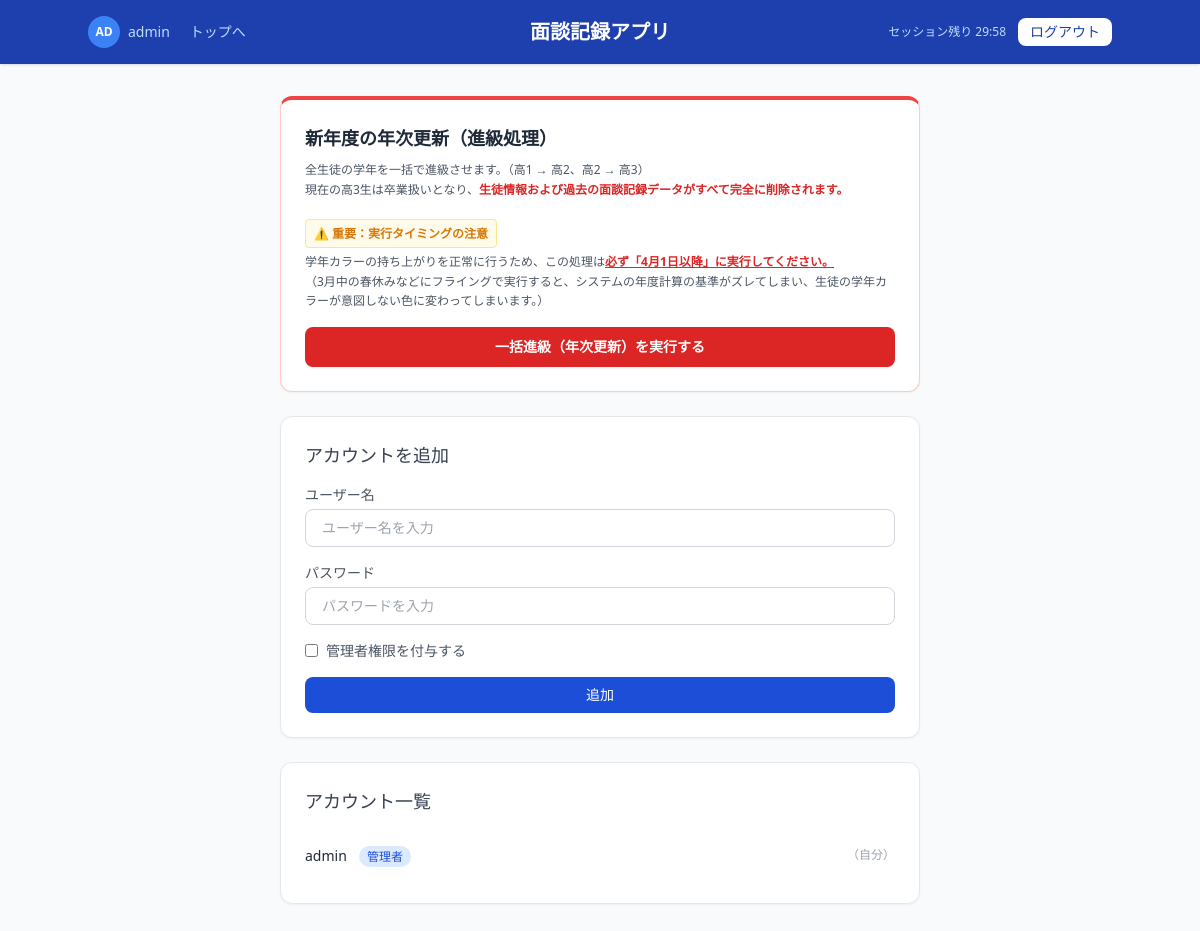
The page /admin (signed in) on the database its author committed.
### app.py (models this page shows, shortened)
class User(UserMixin, db.Model):
    id = db.Column(db.Integer, primary_key=True)
    code = db.Column(db.String(50), unique=True, nullable=False)
    password_hash = db.Column(db.String(200), nullable=False)
    is_admin = db.Column(db.Boolean, default=False)

### app.py (the view)
@app.route('/admin')
@login_required
def admin():
    if not current_user.is_admin:
        flash('管理者のみアクセスできます', 'error')
        return redirect(url_for('index'))
    users = User.query.all()
    return render_template('admin.html', users=users)

### app.py (called while the page is built)
@login_manager.user_loader
def load_user(user_id):
    return User.query.get(int(user_id))

### templates/admin.html (shortened to what this page needs)
<!DOCTYPE html>
<html lang="ja">
<head>
    <script src="https://cdn.tailwindcss.com"></script>
</head>
<body class="bg-gray-50 min-h-screen">
    <header class="bg-blue-800 text-white px-6 py-4 shadow">
        <div class="flex items-center justify-between max-w-5xl mx-auto">
            <div class="flex items-center gap-3">
                <a href="/change_password" class="flex items-center gap-2 hover:opacity-80">
                    <div class="w-8 h-8 rounded-full bg-blue-500 flex items-center justify-center text-xs font-semibold">
                        {{ current_user.code[:2].upper() }}
                    </div>
                    <span class="text-sm text-blue-200">{{ current_user.code }}</span>
                </a>
                <a href="/" class="text-sm text-blue-200 hover:text-white ml-2">トップへ</a>
            </div>
            <h1 class="text-xl font-semibold absolute left-1/2 transform -translate-x-1/2">面談記録アプリ</h1>
            <div class="flex items-center gap-3">
                <span id="session-timer" class="text-xs text-blue-200"></span>
                <a href="/logout" class="text-sm bg-white text-blue-800 px-3 py-1 rounded-lg hover:bg-blue-50 transition font-medium">ログアウト</a>
            </div>
        </div>
    </header>
    <main class="max-w-2xl mx-auto px-4 py-8">
        <div class="bg-white rounded-xl shadow-sm border border-red-200 p-6 mb-6 border-t-4 border-t-red-500">
            <h2 class="text-lg font-bold text-gray-800 mb-2">新年度の年次更新（進級処理）</h2>
            <p class="text-xs text-gray-600 mb-4 leading-relaxed">
                全生徒の学年を一括で進級させます。（高1 → 高2、高2 → 高3）<br>
                現在の高3生は卒業扱いとなり、<span class="text-red-600 font-bold">生徒情報および過去の面談記録データがすべて完全に削除されます。</span><br><br>
                <span class="text-amber-600 font-bold bg-amber-50 border border-amber-200 px-2 py-1 rounded inline-block mb-1">⚠️ 重要：実行タイミングの注意</span><br>
                学年カラーの持ち上がりを正常に行うため、この処理は<span class="text-red-600 font-bold underline">必ず「4月1日以降」に実行してください。</span><br>
                （3月中の春休みなどにフライングで実行すると、システムの年度計算の基準がズレてしまい、生徒の学年カラーが意図しない色に変わってしまいます。）
            </p>
            <form action="/advance_years" method="POST" onsubmit="return confirm('本当に一括進級処理を実行しますか？\n\n【確認事項】\n・高3生のデータは完全に削除され、取り消せません。\n・本日の日付が【4月1日以降】であることを確認しましたか？')">
                <button type="submit" class="w-full bg-red-600 text-white py-2.5 rounded-lg text-sm font-semibold hover:bg-red-700 transition shadow-sm">
                    一括進級（年次更新）を実行する
                </button>
            </form>
        </div>
        <div class="bg-white rounded-xl shadow-sm border border-gray-200 p-6 mb-6">
            <h2 class="text-lg font-medium text-gray-700 mb-4">アカウントを追加</h2>
            <form action="/add_user" method="POST" class="space-y-4">
                <div>
                    <label class="block text-sm text-gray-600 mb-1">ユーザー名</label>
                    <input type="text" name="code" required placeholder="ユーザー名を入力"
                        class="w-full border border-gray-300 rounded-lg px-4 py-2 text-sm focus:outline-none focus:ring-2 focus:ring-blue-500">
                </div>
                <div>
                    <label class="block text-sm text-gray-600 mb-1">パスワード</label>
                    <input type="password" name="password" required placeholder="パスワードを入力"
                        class="w-full border border-gray-300 rounded-lg px-4 py-2 text-sm focus:outline-none focus:ring-2 focus:ring-blue-500">
                </div>
                <div class="flex items-center gap-2">
                    <input type="checkbox" name="is_admin" id="is_admin">
                    <label for="is_admin" class="text-sm text-gray-600">管理者権限を付与する</label>
                </div>
                <button type="submit"
                    class="w-full bg-blue-700 text-white py-2 rounded-lg text-sm hover:bg-blue-800 transition">
                    追加
                </button>
            </form>
        </div>
        <div class="bg-white rounded-xl shadow-sm border border-gray-200 p-6">
            <h2 class="text-lg font-medium text-gray-700 mb-4">アカウント一覧</h2>
            <ul class="divide-y divide-gray-100">
                {% for user in users %}
                <li class="py-3 flex items-center justify-between">
                    <div>
                        <span class="text-sm font-medium text-gray-800">{{ user.code }}</span>
                        {% if user.is_admin %}
                        <span class="ml-2 text-xs bg-blue-100 text-blue-700 px-2 py-0.5 rounded-full">管理者</span>
                        {% else %}
                        <span class="ml-2 text-xs bg-gray-100 text-gray-600 px-2 py-0.5 rounded-full">スタッフ</span>
                        {% endif %}
                    </div>
                    <div class="flex items-center gap-3">
                        {% if user.id != current_user.id %}
                        <form action="/toggle_admin/{{ user.id }}" method="POST" style="margin: 0; padding: 0;">
                            <button type="submit" class="text-xs text-blue-600 hover:underline">
                                {% if user.is_admin %}スタッフに変更{% else %}管理者に変更{% endif %}
                            </button>
                        </form>
                        <form action="/delete_user/{{ user.id }}" method="POST"
                            onsubmit="return confirm('{{ user.code }}を削除しますか？')"
                            style="margin: 0; padding: 0;">
                            <button type="submit" class="text-xs text-red-500 hover:text-red-700">削除</button>
                        </form>
                        {% else %}
                        <span class="text-xs text-gray-400">（自分）</span>
                        {% endif %}
                    </div>
                </li>
                {% endfor %}
            </ul>
        </div>
    </main>
</body>
</html>

### rows shown on the page
User: code "AD", code "admin", is_admin "管理者", shows "（自分）"
